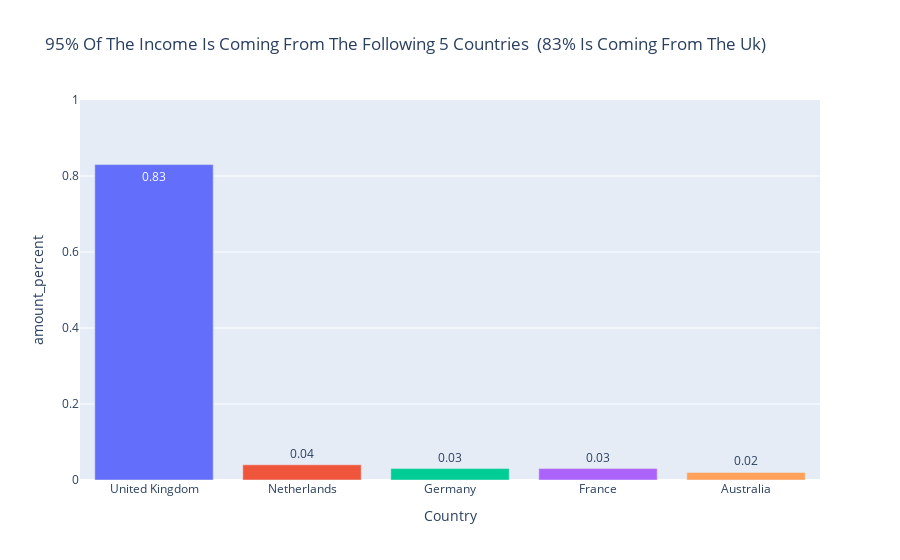

The notebook cell saved with this chart:
### Markdown cell above
we can see from the above table that 5 countries are responsibe for 95% of the income.<br>
More importantly, we can that the UK has the majority of out bussiness, with 83% of out total income.<br>
let's visualize it for better readability.

### Code cell
# top n countries by amount

n = 5
country_df = country_amount(processed_df, N=n)
top_countries = country_df[:n][country]
title = '95% of the income is coming from the following 5 countries  (83% is coming from the UK)'.title()

fig = px.bar(country_df, x=country, y='amount_percent', text='amount_percent', title=title, color = country
             ).update_layout(showlegend=False, yaxis_range=[0,1]) 
fig.show()

### Figure 1 — Plotly figure (JSON) as saved in the notebook; plotly's stock layout.template omitted (floating-point values rounded to 4 significant figures)
{"data": [{"alignmentgroup": "True", "hovertemplate": "Country=%{x}<br>amount_percent=%{text}<extra></extra>", "legendgroup": "United Kingdom", "marker": {"color": "#636efa", "pattern": {"shape": ""}}, "name": "United Kingdom", "offsetgroup": "United Kingdom", "orientation": "v", "showlegend": true, "text": [0.83], "textposition": "auto", "type": "bar", "x": ["United Kingdom"], "xaxis": "x", "y": [0.83], "yaxis": "y"}, {"alignmentgroup": "True", "hovertemplate": "Country=%{x}<br>amount_percent=%{text}<extra></extra>", "legendgroup": "Netherlands", "marker": {"color": "#EF553B", "pattern": {"shape": ""}}, "name": "Netherlands", "offsetgroup": "Netherlands", "orientation": "v", "showlegend": true, "text": [0.04], "textposition": "auto", "type": "bar", "x": ["Netherlands"], "xaxis": "x", "y": [0.04], "yaxis": "y"}, {"alignmentgroup": "True", "hovertemplate": "Country=%{x}<br>amount_percent=%{text}<extra></extra>", "legendgroup": "Germany", "marker": {"color": "#00cc96", "pattern": {"shape": ""}}, "name": "Germany", "offsetgroup": "Germany", "orientation": "v", "showlegend": true, "text": [0.03], "textposition": "auto", "type": "bar", "x": ["Germany"], "xaxis": "x", "y": [0.03], "yaxis": "y"}, {"alignmentgroup": "True", "hovertemplate": "Country=%{x}<br>amount_percent=%{text}<extra></extra>", "legendgroup": "France", "marker": {"color": "#ab63fa", "pattern": {"shape": ""}}, "name": "France", "offsetgroup": "France", "orientation": "v", "showlegend": true, "text": [0.03], "textposition": "auto", "type": "bar", "x": ["France"], "xaxis": "x", "y": [0.03], "yaxis": "y"}, {"alignmentgroup": "True", "hovertemplate": "Country=%{x}<br>amount_percent=%{text}<extra></extra>", "legendgroup": "Australia", "marker": {"color": "#FFA15A", "pattern": {"shape": ""}}, "name": "Australia", "offsetgroup": "Australia", "orientation": "v", "showlegend": true, "text": [0.02], "textposition": "auto", "type": "bar", "x": ["Australia"], "xaxis": "x", "y": [0.02], "yaxis": "y"}], "layout": {"barmode": "relative", "legend": {"title": {"text": "Country"}, "tracegroupgap": 0}, "showlegend": false, "title": {"text": "95% Of The Income Is Coming From The Following 5 Countries  (83% Is Coming From The Uk)"}, "xaxis": {"anchor": "y", "categoryarray": ["United Kingdom", "Netherlands", "Germany", "France", "Australia"], "categoryorder": "array", "domain": [0, 1], "title": {"text": "Country"}}, "yaxis": {"anchor": "x", "domain": [0, 1], "range": [0, 1], "title": {"text": "amount_percent"}}}}
